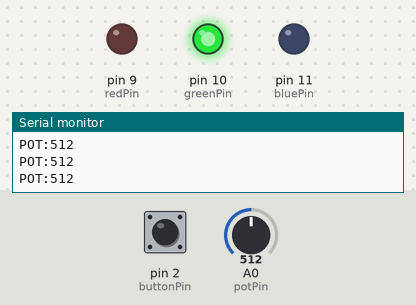
This sketch was run on a simulated Arduino Uno, built with avr-gcc and run on an emulated ATmega328P. Shown: output pins drawn as LEDs (lit = HIGH), the last lines printed to the serial monitor. Dashed ring = blinking. Inputs (shaded band) come from the test bench; at power-on: A0 (potPin) = 512, pin 2 (buttonPin) HIGH.

Above: at 1.2 s.
1.3 s: A0 (potPin) set to 688
2.8 s: A0 (potPin) set to 711
At 2.97 s:
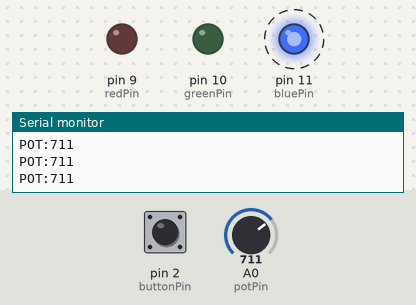
5.8 s: A0 (potPin) set to 290
At 5.99 s:
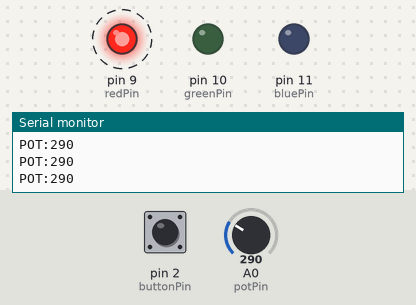
11.8 s: A0 (potPin) set to 310
At 12.7 s:
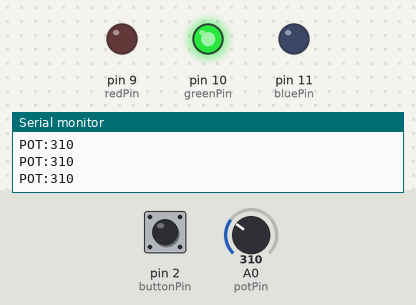
13.3 s: A0 (potPin) set to 122
At 13.79 s:
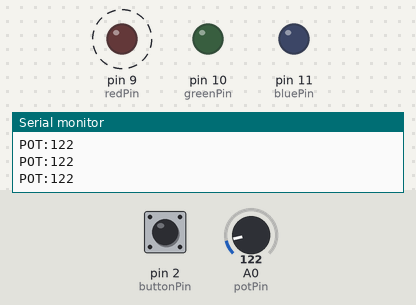
Timing chart, 0 to 17.3 s (numbered marks = the images above; inputs shaded):
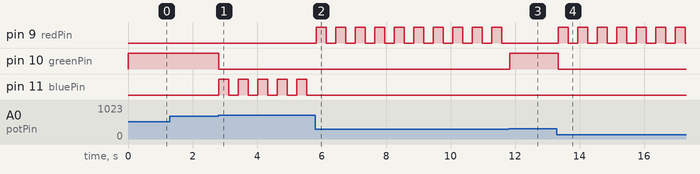

Measured:
- the behaviour switches between 700 and 701 on A0 (potPin) (found by bisection; images 0 and 1)
- the behaviour switches between 299 and 300 on A0 (potPin) (found by bisection; images 2 and 3)
- after the input at 2.8 s, pin 10 (greenPin): HIGH → LOW at once; pin 11 (bluePin): alternates HIGH for 0.30 s and LOW for 0.30 s, starting at once
- after the input at 5.8 s, pin 9 (redPin): alternates HIGH for 0.30 s and LOW for 0.30 s, starting at once; pin 11 (bluePin): stops changing and stays LOW
- after the input at 11.8 s, pin 9 (redPin): stops changing and stays LOW; pin 10 (greenPin): LOW → HIGH at once
- after the input at 13.3 s, pin 9 (redPin): alternates HIGH for 0.30 s and LOW for 0.30 s, starting at once; pin 10 (greenPin): HIGH → LOW at once

The sketch:

pdmfinalproj.ino
```cpp
const int potPin   = A0;
const int buttonPin= 2;

const int redPin   = 9;   // PWM pins
const int greenPin = 10;
const int bluePin  = 11;

int potValue = 0;
bool buttonState = false;
bool lastButtonState = false;

unsigned long lastBlinkTime = 0;
bool ledState = false;

void setup() {
  Serial.begin(9600);
  pinMode(potPin, INPUT);
  pinMode(buttonPin, INPUT_PULLUP);
  pinMode(redPin, OUTPUT);
  pinMode(greenPin, OUTPUT);
  pinMode(bluePin, OUTPUT);
}

void loop() {
  potValue = analogRead(potPin);

  // Handle day/night toggle button
  buttonState = (digitalRead(buttonPin) == LOW);
  if (buttonState && !lastButtonState) {
    Serial.println("TOGGLE_DAY_NIGHT");
  }
  lastButtonState = buttonState;

  // Send pot reading to browser
  Serial.print("POT:");
  Serial.println(potValue);

  // —— NEW: if pot is at absolute zero, turn ALL LEDs off ——
  if (potValue == 0) {
    analogWrite(redPin,   0);
    analogWrite(greenPin, 0);
    analogWrite(bluePin,  0);
  }
  // —— end zero‑guard ——

  else if (potValue < 300) {
    // Not enough light — red blinks
    blinkLED(redPin);
    analogWrite(greenPin, 0);
    analogWrite(bluePin,  0);
  }
  else if (potValue <= 700) {
    // Healthy range — green solid on
    analogWrite(greenPin, 255);
    analogWrite(redPin,   0);
    analogWrite(bluePin,  0);
  }
  else {
    // Too much light — blue blinks
    blinkLED(bluePin);
    analogWrite(redPin,   0);
    analogWrite(greenPin, 0);
  }

  delay(50);
}

void blinkLED(int pin) {
  unsigned long currentTime = millis();
  if (currentTime - lastBlinkTime >= 300) {
    ledState = !ledState;
    digitalWrite(pin, ledState ? HIGH : LOW);
    lastBlinkTime = currentTime;
  }
}
```
